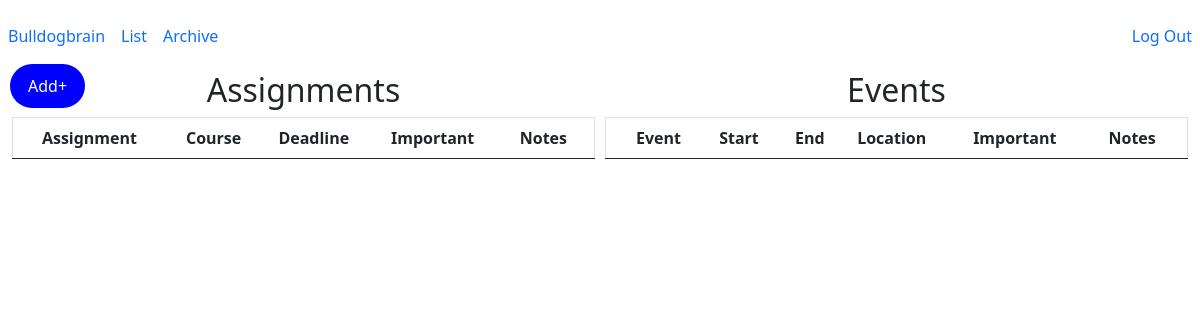
/archive (signed in), run on an earlier commit of the app's database.
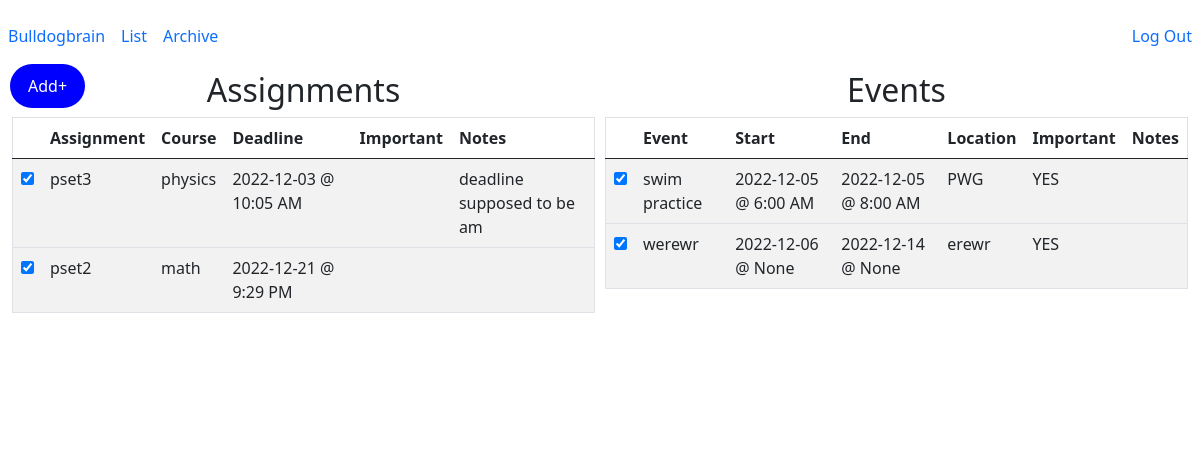
And on a later commit of the database.
### tables this page shows
CREATE TABLE "assignments"(
    'id' INTEGER PRIMARY KEY AUTOINCREMENT NOT NULL, 
    'title' TEXT, 
    'course' TEXT, 
    'deadline' TEXT, 
    'importance' INTEGER, 
    'notes' TEXT, 
    'user_id' INTEGER, 'completed' INTEGER NOT NULL DEFAULT '0' CHECK (completed IN (0, 1)),
    FOREIGN KEY (user_id)
    REFERENCES users (id));

CREATE TABLE 'events'(
    'event_id' INTEGER PRIMARY KEY AUTOINCREMENT NOT NULL, 
    'title' TEXT,
    'location' TEXT, 
    'start_date' TEXT,
    'start_time' TEXT, 
    'end_date' TEXT,
    'end_time' TEXT,
    'importance' INTEGER, 
    'notes' TEXT, 
    'user_id' INTEGER, 'completed' INTEGER NOT NULL DEFAULT '0' CHECK (completed IN (0, 1)),
    FOREIGN KEY (user_id)
    REFERENCES users (id));

### app.py (the view)
@app.route("/archive", methods=["GET", "POST"])
def archive():
    assignments = db.execute(
        "SELECT id, title, course, date(deadline) as date, CASE WHEN StrFTime('%H', deadline) % 12 = 0 THEN 12 ELSE StrFTime('%H', deadline) % 12 END || ':' || StrFTime('%M', deadline) || ' ' || CASE WHEN CAST(StrFTime('%H', deadline) AS INTEGER) > 12 THEN 'PM' ELSE 'AM' END 'time', importance, notes FROM assignments WHERE user_id = ? AND completed = 1 ORDER BY deadline ASC", session["user_id"])
    events = db.execute(
        "SELECT event_id, title, location, start_date, CASE WHEN StrFTime('%H', start_time) % 12 = 0 THEN 12 ELSE StrFTime('%H', start_time) % 12 END || ':' || StrFTime('%M', start_time) || ' ' || CASE WHEN CAST(StrFTime('%H', start_time) AS INTEGER) > 12 THEN 'PM' ELSE 'AM' END 'start_time', end_date, CASE WHEN StrFTime('%H', end_time) % 12 = 0 THEN 12 ELSE StrFTime('%H', end_time) % 12 END || ':' || StrFTime('%M', end_time) || ' ' || CASE WHEN CAST(StrFTime('%H', end_time) AS INTEGER) > 12 THEN 'PM' ELSE 'AM' END 'end_time', importance, notes FROM events WHERE user_id = ? AND completed = 1 ORDER BY start_date ASC, start_time ASC", session["user_id"])
    if request.method == "POST":
        assignment_id = request.form.get("assignment_id")
        print(assignment_id)
        db.execute("UPDATE assignments SET completed = '0' WHERE id = ?", assignment_id)
        event_id = request.form.get("event_id")
        db.execute("UPDATE events SET completed = '0' WHERE event_id = ?", event_id)
        return redirect("/archive")
    else:
        return render_template("archive.html", assignments=assignments, events=events)

### app.py (called while the page is built)
@app.after_request
def after_request(response):
    response.headers["Cache-Control"] = "no-cache, no-store, must-revalidate"
    response.headers["Expires"] = 0
    response.headers["Pragma"] = "no-cache"
    return response

### templates/archive.html (shortened to what this page needs)
{% extends "layout.html" %}
{% block main %}
<div class="row">
<div class="column">
    <h2 style = "position:relative;top:-90px">Assignments</h2>
        <table style = "position:relative;top:-90px" class="table table-striped">
            <thead>
                <tr>
                    <th></th>
                    <th>Assignment</th>
                    <th>Course</th>
                    <th>Deadline</th>
                    <th>Important</th>
                    <th>Notes</th>
                </tr>
            </thead>
            <tbody>
                {% for assignments in assignments %}
                <tr>
                    <td>
                        <form id="completion" action="/archive" method="post">
                            <input autocomplete="off" type="checkbox" id="assignment_id" name="assignment_id" value="{{ assignments.id }}" onclick="submit()" required checked="checked">
                        </form>
                    </td>
                    <td>{{ assignments.title }}</td>
                    <td>{{ assignments.course }}</td>
                    <td>{{ assignments.date }} @ {{ assignments.time }}</td>
                    <td>{{ assignments.importance }}</td>
                    <td>{{ assignments.notes }}</td>
                </tr>
                {% endfor %}
            </tbody>
        </table>
    </div>
    <div class="column">
        <h2 style = "position:relative;top:-90px">Events</h2>
        <table style = "position:relative;top:-90px" class="table table-striped">
            <thead>
                <tr>
                    <th></th>
                    <th>Event</th>
                    <th>Start</th>
                    <th>End</th>
                    <th>Location</th>
                    <th>Important</th>
                    <th>Notes</th>
                </tr>
            </thead>
            <tbody>
                {% for events in events %}
                <tr>
                    <td>
                        <form id="completion" action="/archive" method="post">
                            <input autocomplete="off" type="checkbox" id="event_id" name="event_id" value="{{ events.event_id }}" onclick="submit()" required checked="checked">
                        </form>
                    </td>
                    <td>{{ events.title }}</td>
                    <td>{{ events.start_date }} @ {{ events.start_time }}</td>
                    <td>{{ events.end_date }} @ {{ events.end_time }}</td>
                    <td>{{ events.location }}</td>
                    <td>{{ events.importance }}</td>
                    <td>{{ events.notes }}</td>
                </tr>
                {% endfor %}
            </tbody>
        </table>
    </div>
</div>
{% endblock %}

What changed in the data, as far as the page shows it:
now on this page (row edited): assignments: title "pset3", course "physics", date "2022-12-03", time "10:05 AM", notes "deadline supposed to be am"
now on this page (row edited): assignments: title "pset2", course "math", date "2022-12-21", time "9:29 PM"
now on this page (row edited): events: title "swim practice", start_date "2022-12-05", start_time "6:00 AM", end_date "2022-12-05", end_time "8:00 AM", location "PWG", importance "YES"
now on this page (row edited): events: title "werewr", start_date "2022-12-06", start_time "None", end_date "2022-12-14", end_time "None", location "erewr", importance "YES"
